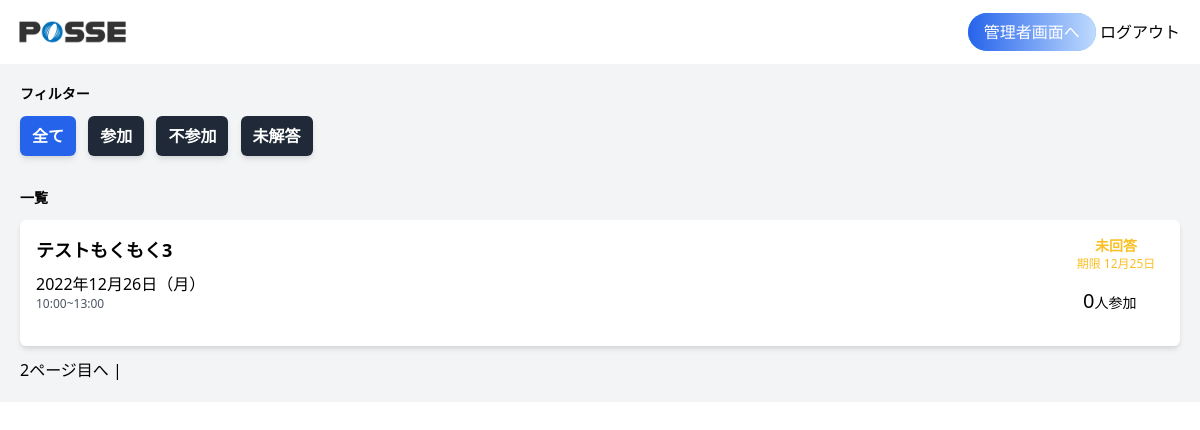
/index.php?page=3 (signed in), run on the app's committed database.
### tables this page shows
CREATE TABLE
    events (
        id INT AUTO_INCREMENT NOT NULL PRIMARY KEY,
        name VARCHAR(10) NOT NULL,
        message VARCHAR(100) NULL,
        start_at DATETIME,
        end_at DATETIME,
        deadline_at DATETIME,
        created_at DATETIME DEFAULT CURRENT_TIMESTAMP,
        updated_at DATETIME DEFAULT CURRENT_TIMESTAMP ON UPDATE CURRENT_TIMESTAMP,
        deleted_at DATETIME
    );

### src/index.php (the view, shortened to what this page needs)
<?php
require('dbconnect.php');
if (isset($_SESSION['id'])) {
  $user_id = $_SESSION['id'];
} else {
  header('Location: auth/login/index.php');
  exit();
}
$from_now_events =
  $db->prepare(
    'SELECT events.id, events.name, events.start_at, events.end_at, events.deadline_at, count(event_attendance.id) AS total_participants FROM events LEFT OUTER JOIN event_attendance ON events.id = event_attendance.event_id WHERE start_at > now() AND event_attendance.user_id=:users_id GROUP BY events.id ORDER BY start_at ASC limit :start, 10'
  );
$page = filter_input(INPUT_GET, 'page', FILTER_SANITIZE_NUMBER_INT);
$page = ($page ?: 1);
$start = ($page - 1) *  10;
$from_now_events->bindValue(':start', $start, PDO::PARAM_INT);
$from_now_events->bindValue(':users_id', $user_id, PDO::PARAM_STR);
$from_now_events->execute();
$from_now_events = $from_now_events->fetchAll();
$participating_events = $db->prepare(
  'SELECT events.id, events.name, events.start_at, event_attendance.status_id, events.end_at, events.deadline_at, count(event_attendance.id) AS total_participants
  FROM events
  LEFT OUTER JOIN event_attendance
  ON events.id = event_attendance.event_id
  WHERE start_at > now()
  AND event_attendance.user_id=:users_id
  AND event_attendance.status_id=1
  GROUP BY events.id ORDER BY start_at ASC
  '
);
$participating_events->bindValue(':users_id', $user_id, PDO::PARAM_STR);
$participating_events->execute();
$participating_events = $participating_events->fetchAll();
$un_participating_events = $db->prepare(
  'SELECT events.id, events.name, events.start_at, event_attendance.status_id, events.end_at,events.deadline_at, count(event_attendance.id) AS total_participants
  FROM events
  LEFT OUTER JOIN event_attendance
  ON events.id = event_attendance.event_id
  WHERE start_at > now()
  AND event_attendance.user_id=:users_id
  AND event_attendance.status_id=2
  GROUP BY events.id ORDER BY start_at ASC
  '
);
$un_participating_events->bindValue(':users_id', $user_id, PDO::PARAM_STR);
$un_participating_events->execute();
$un_participating_events = $un_participating_events->fetchAll();
$unanswered_events = $db->prepare(
  'SELECT events.id, events.name, events.start_at, events.end_at,events.deadline_at, event_attendance.status_id, count(event_attendance.id) AS total_participants
  FROM events
  LEFT OUTER JOIN event_attendance
  ON events.id = event_attendance.event_id
  WHERE start_at > now()
  AND event_attendance.user_id=:users_id
  AND event_attendance.status_id=0
  GROUP BY events.id ORDER BY start_at ASC
  '
);
$unanswered_events->bindValue(':users_id', $user_id, PDO::PARAM_STR);
$unanswered_events->execute();
$unanswered_events = $unanswered_events->fetchAll();
$events = [];
if (isset($_POST['participating'])) {
  $events = $participating_events;
  $background_all = 'bg-gray-800';
  $background_participating = 'bg-blue-600';
  $background_unparticipating = 'bg-gray-800';
  $background_unanswerd = 'bg-gray-800';
} elseif (isset($_POST['un_participating'])) {
  $events = $un_participating_events;
  $background_all = 'bg-gray-800';
  $background_participating = 'bg-gray-800';
  $background_unparticipating = 'bg-blue-600';
  $background_unanswerd = 'bg-gray-800';
} elseif (isset($_POST['unanswered'])) {
  $events = $unanswered_events;
  $background_all = 'bg-gray-800';
  $background_participating = 'bg-gray-800';
  $background_unparticipating = 'bg-gray-800';
  $background_unanswerd = 'bg-blue-600';
} else {
  $events = $from_now_events;
  $background_all = 'bg-blue-600';
  $background_participating = 'bg-gray-800';
  $background_unparticipating = 'bg-gray-800';
  $background_unanswerd = 'bg-gray-800';
}
function get_day_of_week($w)
{
  $day_of_week_list = ['日', '月', '火', '水', '木', '金', '土'];
  return $day_of_week_list["$w"];
}
?>
<!DOCTYPE html>
<html lang="ja">
<head>
  <link href="https://unpkg.com/tailwindcss@^2/dist/tailwind.min.css" rel="stylesheet">
  <link rel="stylesheet" href="./css/style.css">
</head>
<body>
  <header class="h-16">
    <div class="flex justify-between items-center w-full h-full mx-auto pl-2 pr-5">
      <div class="h-full">
        <img src="img/header-logo.png" alt="" class="h-full">
      </div>
      <div>
        <?php if ($_SESSION['admin']) : ?>
          <a href="/admin" class="text-white bg-blue-400 px-4 py-2 rounded-3xl bg-gradient-to-r from-blue-600 to-blue-200">管理者画面へ</a>
        <?php endif; ?>
        <a href="/auth/logout.php" class="">ログアウト</a>
      </div>
    </div>
  </header>
  <main class="bg-gray-100">
    <div class="w-full mx-auto p-5">
      <div id="filter" class="mb-8">
        <h2 class="text-sm font-bold mb-3">フィルター</h2>
        <div class="flex">
          <form action="index.php" method="post">
            <button class="px-3 py-2 text-md font-bold mr-2 rounded-md shadow-md text-white <?= $background_all ?>" type="submit" name="all">全て</button>
            <button class="px-3 py-2 text-md font-bold mr-2 rounded-md shadow-md <?= $background_participating ?> text-white" type="submit" name="participating">参加</button>
            <button class="px-3 py-2 text-md font-bold mr-2 rounded-md shadow-md <?= $background_unparticipating ?> text-white" type="submit" name="un_participating">不参加</button>
            <button class="px-3 py-2 text-md font-bold mr-2 rounded-md shadow-md <?= $background_unanswerd ?> text-white" type="submit" name="unanswered">未解答</button>
          </form>
        </div>
      </div>
      <div id="events-list">
        <div class="flex justify-between items-center mb-3">
          <h2 class="text-sm font-bold">一覧</h2>
        </div>
        <?php foreach ($events as $event) : ?>
          <?php
          $participating_users_number = $db->prepare(
            'SELECT  count(event_attendance.id) AS total_participants
              FROM event_attendance
              LEFT OUTER JOIN events
              ON event_attendance.event_id = events.id
              WHERE start_at > now()
              AND event_attendance.event_id=?
              AND status_id=1
              ORDER BY events.id
              '
          );
          $participating_users_number->execute(array($event['id']));
          $participating_users_number = $participating_users_number->fetch();
          ?>
          <?php
          $stmt = $db->prepare('SELECT user_id ,status_id ,events.id FROM events LEFT OUTER JOIN event_attendance ON events.id = event_attendance.event_id WHERE user_id=? AND event_attendance.event_id=?');
          $stmt->execute(array($user_id, $event['id']));
          $status_id = $stmt->fetch();
          ?>
          <?php
          $start_date = strtotime($event['start_at']);
          $end_date = strtotime($event['end_at']);
          $day_of_week = get_day_of_week(date("w", $start_date));
          ?>
          <div class="bg-white mb-3 p-4 flex rounded-md shadow-md">
            <div class="modal-open  cursor-pointer w-11/12" id="event-<?php echo $event['id']; ?>">
              <div>
                <h3 class="font-bold text-lg mb-2"><?php echo $event['name'] ?></h3>
                <p><?php echo date("Y年m月d日（${day_of_week}）", $start_date); ?></p>
                <p class="text-xs text-gray-600">
                  <?php echo date("H:i", $start_date) . "~" . date("H:i", $end_date); ?>
                </p>
              </div>
            </div>
            <div>
              <div class="text-center">
                <?php if ($status_id['status_id'] == 0) : ?>
                  <p class="text-sm font-bold text-yellow-400">未回答</p>
                  <p class="text-xs text-yellow-400">期限 <?php echo date("m月d日", strtotime($event['deadline_at'])); ?></p>
                <?php elseif ($status_id['status_id'] == 2) : ?>
                  <p class="text-sm inline-block font-bold text-gray-300">不参加</p>
                <?php else : ?>
                  <p class="text-sm font-bold inline-block text-green-400">参加</p>
                <?php endif; ?>
              </div>
              <div>
                <p class="text-sm w-24 nav-open inline-block cursor-pointer"><span class="text-xl"><?php echo $participating_users_number['total_participants']; ?></span>人参加 </p>
              </div>
            </div>
          </div>
        <?php endforeach; ?>
      </div>
      <p>
        <?php if ($page > 1) : ?>
          <a href="?page=<?php echo $page - 1; ?>"><?php echo $page - 1; ?>ページ目へ</a> |
        <?php endif; ?>
      </p>
    </div>
  </main>
</body>
</html>

### src/css/style.css (style rules this page uses)
.nav-open { padding: 15px; }

### data on the page
events: name "テストもくもく3", start_at "2022年12月26日（月）", start_at "10:00", end_at "13:00", deadline_at "12月25日", total_participants "0"

### other printed values
$page - 1 "2"
